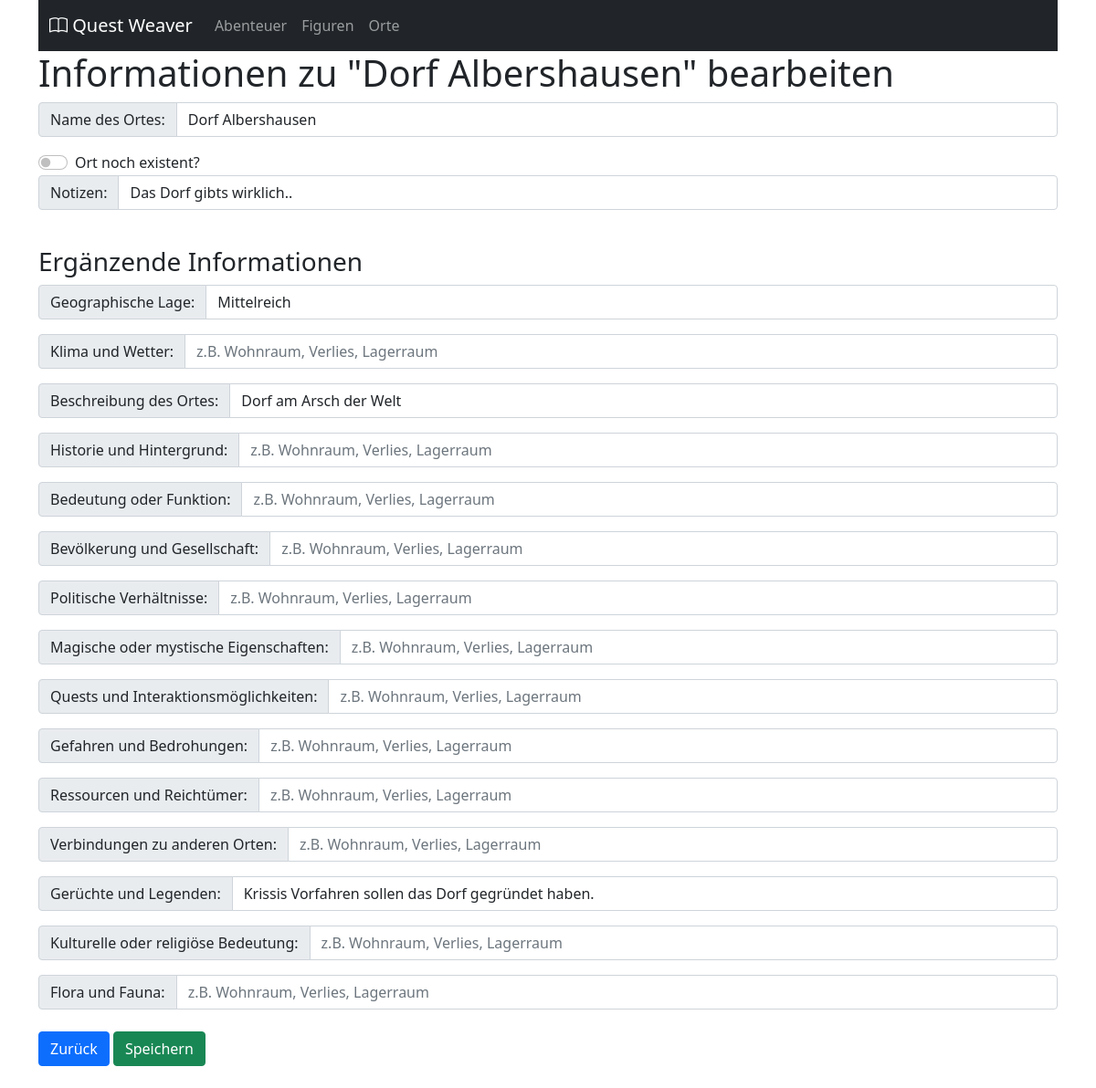
The page /app/orte_edit/3 on the database its author committed.
### app/models.py (models this page shows, shortened)
class Ortliste(models.Model):
    name = models.CharField(max_length=200)
    kommentar = models.TextField(null=True, blank=True)
    geographische_lage = models.CharField(max_length=200, null=True, blank=True)
    beschreibung_des_ortes = models.TextField(null=True, blank=True)
    bevölkerung_und_gesellschaft = models.TextField(null=True, blank=True)
    quests_und_interaktionsmöglichkeiten = models.TextField(null=True, blank=True)
    gefahren_und_bedrohungen = models.TextField(null=True, blank=True)
    gerüchte_und_legenden = models.TextField(null=True, blank=True)

### app/views.py (the view)
# urls.py: path('orte_edit/<int:orte_id>', views.orte_edit, name='orte_edit'),
def orte_edit(request, orte_id): #checken
    orteliste = get_object_or_404(models.Ortliste, pk=orte_id) # prüft ob model und darin enthaltenes objekt existieren. falls nicht = Fehler 404
    orte = models.Szene.objects.filter(ort=orteliste) #filtern nach ort in model Szene anhand des primary keys
    if request.POST:
        orteliste.kommentar = request.POST["orte_kommentar"]
        orteliste.save()
        return redirect("orte", orteliste.id)
    context = {"orte": orte, "orteliste": orteliste}
    return render(request, "orte_edit.html", context)

### app/templates/orte_edit.html (shortened to what this page needs)
{% load static %}
{% include "header.html" %}
    <body>
        <div class="container">
        {% include "navbar.html" %}
    <h1>Informationen zu "{{orteliste.name}}" bearbeiten</h1>
    <form action="{% url 'orte_edit' orteliste.id %}" method="post">
        <div class="md-form mb-4 pink-textarea active-pink-textarea-2">
            <div class="input-group mb-3">
                <span class="input-group-text" id="basic-addon1">Name des Ortes:</span>
              <input type="text" class="form-control" name="beleuchtung" value="{{orteliste.name}}" aria-label="Username" aria-describedby="basic-addon1">
              </div>
              <div class="form-check form-switch">
                <input class="form-check-input" type="checkbox" role="switch" name="ort_alive" value="{{location_alle.alive}}" {% if orteliste.alive == True %}checked{% endif %}>
                <label class="form-check-label" for="flexSwitchCheckDefault">Ort noch existent?</label>
              </div>
              <div class="input-group mb-3">
                <span class="input-group-text" id="basic-addon1">Notizen:</span>
              <input type="text" class="form-control" name="orte_kommentar" value="{{orteliste.kommentar}}" placeholder="Um weitere Notizen ergänzen.." aria-label="Username" aria-describedby="basic-addon1">
              </div>
              <br><h3>Ergänzende Informationen</h3>
              <div class="input-group mb-3">
                <span class="input-group-text" id="basic-addon1">Geographische Lage:</span>
              <input type="text" class="form-control" name="nutzung" value="{{orteliste.geographische_lage}}" placeholder="z.B. Wohnraum, Verlies, Lagerraum" aria-label="Username" aria-describedby="basic-addon1">
              </div>
              <div class="input-group mb-3">
                <span class="input-group-text" id="basic-addon1">Klima und Wetter:</span>
              <input type="text" class="form-control" name="nutzung" value="{{orteliste.klima_und_wetter}}" placeholder="z.B. Wohnraum, Verlies, Lagerraum" aria-label="Username" aria-describedby="basic-addon1">
              </div>
              <div class="input-group mb-3">
                <span class="input-group-text" id="basic-addon1">Beschreibung des Ortes:</span>
              <input type="text" class="form-control" name="nutzung" value="{{orteliste.beschreibung_des_ortes}}" placeholder="z.B. Wohnraum, Verlies, Lagerraum" aria-label="Username" aria-describedby="basic-addon1">
              </div>
              <div class="input-group mb-3">
                <span class="input-group-text" id="basic-addon1">Historie und Hintergrund:</span>
              <input type="text" class="form-control" name="nutzung" value="{{orteliste.historie_und_hintergrund}}" placeholder="z.B. Wohnraum, Verlies, Lagerraum" aria-label="Username" aria-describedby="basic-addon1">
              </div>
              <div class="input-group mb-3">
                <span class="input-group-text" id="basic-addon1">Bedeutung oder Funktion:</span>
              <input type="text" class="form-control" name="nutzung" value="{{orteliste.bedeutung_oder_funktion}}" placeholder="z.B. Wohnraum, Verlies, Lagerraum" aria-label="Username" aria-describedby="basic-addon1">
              </div>
              <div class="input-group mb-3">
                <span class="input-group-text" id="basic-addon1">Bevölkerung und Gesellschaft:</span>
              <input type="text" class="form-control" name="nutzung" value="{{orteliste.bevölkerung_und_gesellschaft}}" placeholder="z.B. Wohnraum, Verlies, Lagerraum" aria-label="Username" aria-describedby="basic-addon1">
              </div>
              <div class="input-group mb-3">
                <span class="input-group-text" id="basic-addon1">Politische Verhältnisse:</span>
              <input type="text" class="form-control" name="nutzung" value="{{orteliste.politische_verhältnisse}}" placeholder="z.B. Wohnraum, Verlies, Lagerraum" aria-label="Username" aria-describedby="basic-addon1">
              </div>
              <div class="input-group mb-3">
                <span class="input-group-text" id="basic-addon1">Magische oder mystische Eigenschaften:</span>
              <input type="text" class="form-control" name="nutzung" value="{{orteliste.magische_oder_mystische_eigenschaften}}" placeholder="z.B. Wohnraum, Verlies, Lagerraum" aria-label="Username" aria-describedby="basic-addon1">
              </div>
              <div class="input-group mb-3">
                <span class="input-group-text" id="basic-addon1">Quests und Interaktionsmöglichkeiten:</span>
              <input type="text" class="form-control" name="nutzung" value="{{orteliste.quests_und_interaktionsmöglichkeiten}}" placeholder="z.B. Wohnraum, Verlies, Lagerraum" aria-label="Username" aria-describedby="basic-addon1">
              </div>
              <div class="input-group mb-3">
                <span class="input-group-text" id="basic-addon1">Gefahren und Bedrohungen:</span>
              <input type="text" class="form-control" name="nutzung" value="{{orteliste.gefahren_und_bedrohungen}}" placeholder="z.B. Wohnraum, Verlies, Lagerraum" aria-label="Username" aria-describedby="basic-addon1">
              </div>
              <div class="input-group mb-3">
                <span class="input-group-text" id="basic-addon1">Ressourcen und Reichtümer:</span>
              <input type="text" class="form-control" name="nutzung" value="{{orteliste.ressourcen_und_reichtümer}}" placeholder="z.B. Wohnraum, Verlies, Lagerraum" aria-label="Username" aria-describedby="basic-addon1">
              </div>
              <div class="input-group mb-3">
                <span class="input-group-text" id="basic-addon1">Verbindungen zu anderen Orten:</span>
              <input type="text" class="form-control" name="nutzung" value="{{orteliste.verbindungen_zu_anderen_orten}}" placeholder="z.B. Wohnraum, Verlies, Lagerraum" aria-label="Username" aria-describedby="basic-addon1">
              </div>
              <div class="input-group mb-3">
                <span class="input-group-text" id="basic-addon1">Gerüchte und Legenden:</span>
              <input type="text" class="form-control" name="nutzung" value="{{orteliste.gerüchte_und_legenden}}" placeholder="z.B. Wohnraum, Verlies, Lagerraum" aria-label="Username" aria-describedby="basic-addon1">
              </div>
              <div class="input-group mb-3">
                <span class="input-group-text" id="basic-addon1">Kulturelle oder religiöse Bedeutung:</span>
              <input type="text" class="form-control" name="nutzung" value="{{orteliste.kulturelle_oder_religiöse_bedeutung}}" placeholder="z.B. Wohnraum, Verlies, Lagerraum" aria-label="Username" aria-describedby="basic-addon1">
              </div>
              <div class="input-group mb-3">
                <span class="input-group-text" id="basic-addon1">Flora und Fauna:</span>
              <input type="text" class="form-control" name="nutzung" value="{{orteliste.flora_und_fauna}}" placeholder="z.B. Wohnraum, Verlies, Lagerraum" aria-label="Username" aria-describedby="basic-addon1">
              </div>
        </div>
        <a class="btn btn-primary" href="{% url 'orte' orteliste.id %}" role="button">Zurück</a>
        <input type="submit" value="Speichern" type="button" class="btn btn-success">
      </form><br>
    </div>
    </body>

### rows shown on the page
Ortliste: name "Dorf Albershausen", beleuchtung "Dorf Albershausen", orte_kommentar "Das Dorf gibts wirklich..", nutzung "Mittelreich", nutzung "Dorf am Arsch der Welt", nutzung "Krissis Vorfahren sollen das Dorf gegründet haben."
